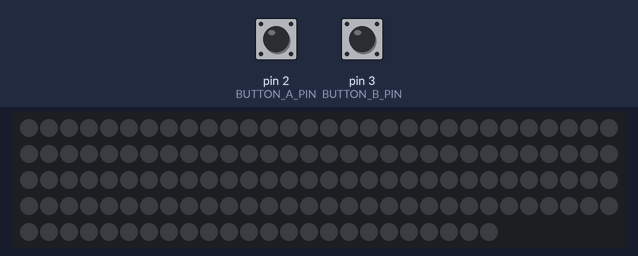
Recording of a sketch running on a simulated Arduino Uno, built with avr-gcc and run on an emulated ATmega328P. Shown: 144 RGB LEDs in strip order, left to right, continuing on the next row. The test bench sets the inputs (shaded band); at power-on: pin 2 (BUTTON_A_PIN) HIGH, pin 3 (BUTTON_B_PIN) HIGH. Random numbers use the default seed unless the sketch sets one.

Above: at 1.2 s.
1.3 s: pin 2 (BUTTON_A_PIN) pulled LOW for 0.15 s
At 1.92 s:
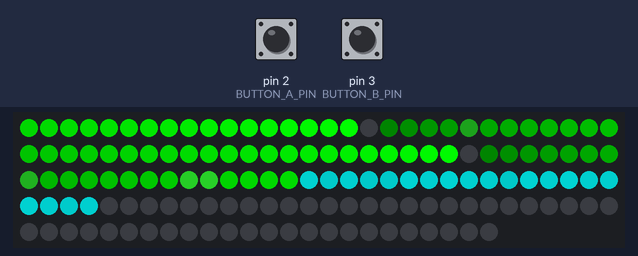
2.0 s: pin 3 (BUTTON_B_PIN) pulled LOW for 3.2 s
At 5.36 s:
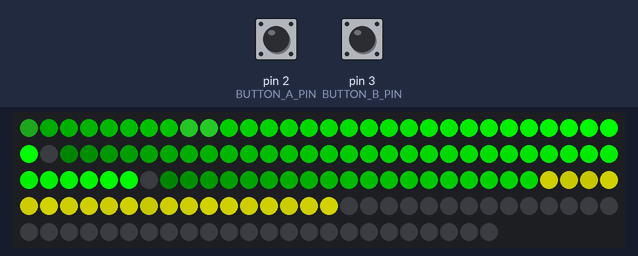
5.8 s: pin 3 (BUTTON_B_PIN) pulled LOW for 0.15 s
At 6.45 s:
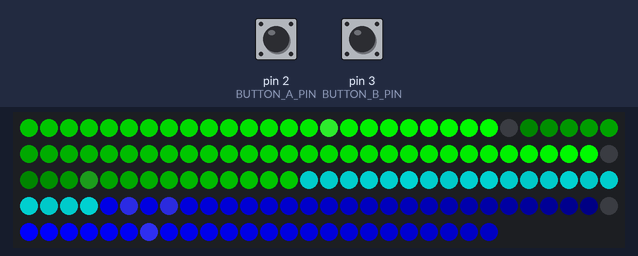
6.5 s: pin 2 (BUTTON_A_PIN) pulled LOW for 1 s
At 7.7 s:
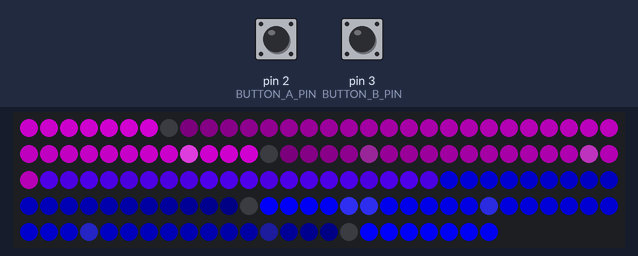
8.1 s: pin 3 (BUTTON_B_PIN) pulled LOW for 1 s
At 9.5 s:
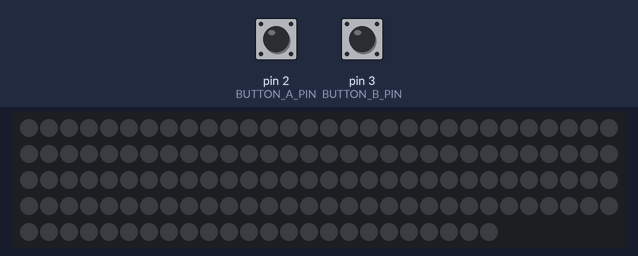
10.6 s: pin 2 (BUTTON_A_PIN) pulled LOW for 3.2 s
At 14.26 s:
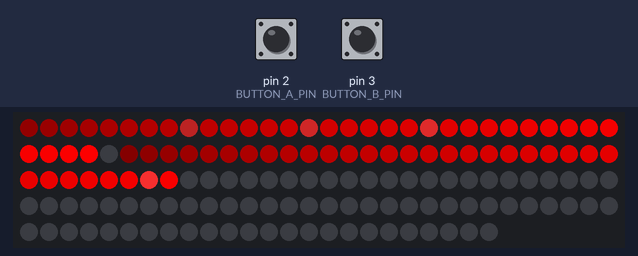

Measured:
- after the input at 1.3 s, the LEDs: first change after 0.09 s (image 1 shows a later state)
- after the input at 10.6 s, the LEDs: first change after 0.07 s (image 6 shows a later state)

The sketch:

sketch_aug23b.ino
```cpp
#include <Adafruit_NeoPixel.h>

#define PIN 6
#define NUM_LEDS 144
#define MIDPOINT NUM_LEDS / 2
#define BURST_LENGTH 35
#define BURST_INTERVAL 36
#define EXPLOSION_SIZE 10
#define MIN_SHIFT 3
#define MAX_SHIFT 10
#define WAVE_DELAY 5 // Speed of the wave/chasing effect for spells
#define SHIFT_DELAY 50 // Speed of the shifting middle when both spells are on
#define FAST_SHIFT_DELAY 20 // Speed of the shifting middle when one spell is off
#define FLICKER_DELAY 50 // Delay for flicker effect
#define CRACKLE_FREQUENCY 15 // Frequency of the crackling effect

#define BUTTON_A_PIN 2
#define BUTTON_B_PIN 3

Adafruit_NeoPixel strip = Adafruit_NeoPixel(NUM_LEDS, PIN, NEO_GRB + NEO_KHZ800);

bool spellAActive = false;
bool spellBActive = false;

bool lastButtonAState = HIGH;
bool lastButtonBState = HIGH;

// Color arrays for each spell
uint32_t spellAColor = strip.Color(255, 0, 0); // Initial color for Spell A (Red)
uint32_t spellBColor = strip.Color(0, 0, 255); // Initial color for Spell B (Blue)

uint32_t colors[] = {strip.Color(255, 0, 0), strip.Color(0, 0, 255), strip.Color(0, 255, 0), strip.Color(255, 165, 0), strip.Color(128, 0, 128)}; // Red, Blue, Green, Orange, Purple
int numColors = 5;

void setup() {
    strip.begin();
    strip.show(); // Initialize all pixels to 'off'
    randomSeed(analogRead(0)); // Seed random number generator

    pinMode(BUTTON_A_PIN, INPUT_PULLUP);
    pinMode(BUTTON_B_PIN, INPUT_PULLUP);

    spellAColor = colors[0]; // Start with Red for Spell A
    spellBColor = colors[1]; // Start with Blue for Spell B
}

void spellFromSideA(uint32_t color, int midpoint, int offset) {
    for (int i = 0; i < midpoint; i++) {
        if ((i - offset) % BURST_INTERVAL < BURST_LENGTH) {
            int brightness = (255 / BURST_LENGTH) * ((i - offset) % BURST_LENGTH);
            uint32_t adjustedColor = color;

            // Add crackling effect
            if (random(0, CRACKLE_FREQUENCY) == 0) {
                adjustedColor = lightenColor(color);
            }

            uint32_t dimmedColor = dimColor(adjustedColor, brightness);
            strip.setPixelColor(i, dimmedColor);
        }
    }
}

void spellFromSideB(uint32_t color, int midpoint, int offset) {
    int end = NUM_LEDS - 1; // Start from the far end of the strip

    for (int i = end; i >= midpoint; i--) {
        if ((end - i - offset) % BURST_INTERVAL < BURST_LENGTH) {
            int brightness = (255 / BURST_LENGTH) * ((end - i - offset) % BURST_LENGTH);
            uint32_t adjustedColor = color;

            // Add crackling effect
            if (random(0, CRACKLE_FREQUENCY) == 0) {
                adjustedColor = lightenColor(color);
            }

            uint32_t dimmedColor = dimColor(adjustedColor, brightness);
            strip.setPixelColor(i, dimmedColor);
        }
    }
}

uint32_t blendColors(uint32_t color1, uint32_t color2) {
    int r1 = (color1 >> 16) & 0xFF;
    int g1 = (color1 >> 8) & 0xFF;
    int b1 = color1 & 0xFF;

    int r2 = (color2 >> 16) & 0xFF;
    int g2 = (color2 >> 8) & 0xFF;
    int b2 = color2 & 0xFF;

    int r = (r1 + r2) / 2; // Average red
    int g = (g1 + g2) / 2; // Average green
    int b = (b1 + b2) / 2; // Average blue

    return strip.Color(r, g, b);
}

void createExplosion(int midpoint) {
    static unsigned long lastFlickerTime = 0; // Last time flickering was updated

    if (millis() - lastFlickerTime > FLICKER_DELAY) {
        lastFlickerTime = millis(); // Update the last flicker time

        // Blend red and blue for saturation
        uint32_t blendedColor = blendColors(spellAColor, spellBColor); // Blend Spell A and Spell B colors

        // Set the LEDs to the left of the midpoint
        for (int i = midpoint - EXPLOSION_SIZE; i < midpoint; i++) {
            if (i >= 0) {
                int flicker = random(200, 255); // Increase flicker range for more intensity
                uint32_t color = dimColor(blendedColor, flicker);
                strip.setPixelColor(i, color);
            }
        }

        // Set the LEDs to the right of the midpoint
        for (int i = midpoint; i < midpoint + EXPLOSION_SIZE; i++) {
            if (i < strip.numPixels()) {
                int flicker = random(200, 255); // Increase flicker range for more intensity
                uint32_t color = dimColor(blendedColor, flicker);
                strip.setPixelColor(i, color);
            }
        }
    }
}

// Function to dim the color based on a given brightness level
uint32_t dimColor(uint32_t color, uint8_t brightness) {
    uint8_t r = (color >> 16) & 0xFF;
    uint8_t g = (color >>  8) & 0xFF;
    uint8_t b =  color        & 0xFF;

    r = (r * brightness) / 255;
    g = (g * brightness) / 255;
    b = (b * brightness) / 255;

    return strip.Color(r, g, b);
}

// Function to lighten the color for the crackling effect
uint32_t lightenColor(uint32_t color) {
    uint8_t r = min(255, ((color >> 16) & 0xFF) + 50);
    uint8_t g = min(255, ((color >>  8) & 0xFF) + 50);
    uint8_t b = min(255, (color        & 0xFF) + 50);

    return strip.Color(r, g, b);
}

void loop() {
    static int midpoint = MIDPOINT;
    static int targetMidpoint = MIDPOINT;
    static int direction = 1; // Add the direction variable here
    static unsigned long lastShiftTime = 0;
    static int offsetA = 0;
    static int offsetB = 0;
    unsigned long currentShiftDelay = SHIFT_DELAY;

    // Read button states
    bool buttonAState = digitalRead(BUTTON_A_PIN) == LOW;
    bool buttonBState = digitalRead(BUTTON_B_PIN) == LOW;

    // Clear strip before applying new colors
    strip.clear();

    if (spellAActive) {
        spellFromSideA(spellAColor, midpoint, offsetA); // Use the current color for Spell A
    }
    if (spellBActive) {
        spellFromSideB(spellBColor, midpoint, offsetB); // Use the current color for Spell B
    }

    if (spellAActive || spellBActive) {
        createExplosion(midpoint); // Create the explosion effect at the current midpoint
    }

    strip.show(); // Show the combined result

    // Update offsets for the waves
    offsetA += 1;
    if (offsetA >= BURST_INTERVAL) {
        offsetA = 0;
    }

    offsetB += 1;
    if (offsetB >= BURST_INTERVAL) {
        offsetB = 0;
    }

    // Adjust the speed of the midpoint shift based on the spell state
    if ((spellAActive && !spellBActive) || (!spellAActive && spellBActive)) {
        currentShiftDelay = FAST_SHIFT_DELAY;
    } else {
        currentShiftDelay = SHIFT_DELAY;
    }

    // Update shifting midpoint
    if (millis() - lastShiftTime > currentShiftDelay) {
        lastShiftTime = millis(); // Update the last shift time

        if (spellAActive && !spellBActive) {
            targetMidpoint = NUM_LEDS; // Move midpoint to the end of the strip to fully use Spell A
        } else if (!spellAActive && spellBActive) {
            targetMidpoint = 0; // Move midpoint to the start of the strip to fully use Spell B
        } else if (spellAActive && spellBActive) {
            // Reintroduce tug-of-war effect
            targetMidpoint += direction;

            // Reverse direction and set a new random shift amount when limits are reached
            if (targetMidpoint >= MIDPOINT + MAX_SHIFT || targetMidpoint <= MIDPOINT - MAX_SHIFT) {
                direction *= -1; // Reverse direction
                targetMidpoint = MIDPOINT; // Reset the midpoint to center for tug-of-war
            }
        }

        // Visibly move midpoint towards the target
        if (midpoint < targetMidpoint) {
            midpoint++;
        } else if (midpoint > targetMidpoint) {
            midpoint--;
        }
    }

    // Toggle spell A
    if (buttonAState && lastButtonAState == HIGH) {
        spellAActive = !spellAActive;
        if (spellAActive) {
            spellAColor = getRandomColor(spellBColor); // Get a new color for Spell A, ensuring it's different from Spell B
        }
        delay(50); // Debounce delay
    }
    lastButtonAState = buttonAState;

    // Toggle spell B
    if (buttonBState && lastButtonBState == HIGH) {
        spellBActive = !spellBActive;
        if (spellBActive) {
            spellBColor = getRandomColor(spellAColor); // Get a new color for Spell B, ensuring it's different from Spell A
        }
        delay(50); // Debounce delay
    }
    lastButtonBState = buttonBState;
}

// Function to get a random color that's different from the specified color
uint32_t getRandomColor(uint32_t differentFrom) {
    uint32_t newColor;
    do {
        newColor = colors[random(0, numColors)];
    } while (newColor == differentFrom);
    return newColor;
}
```
